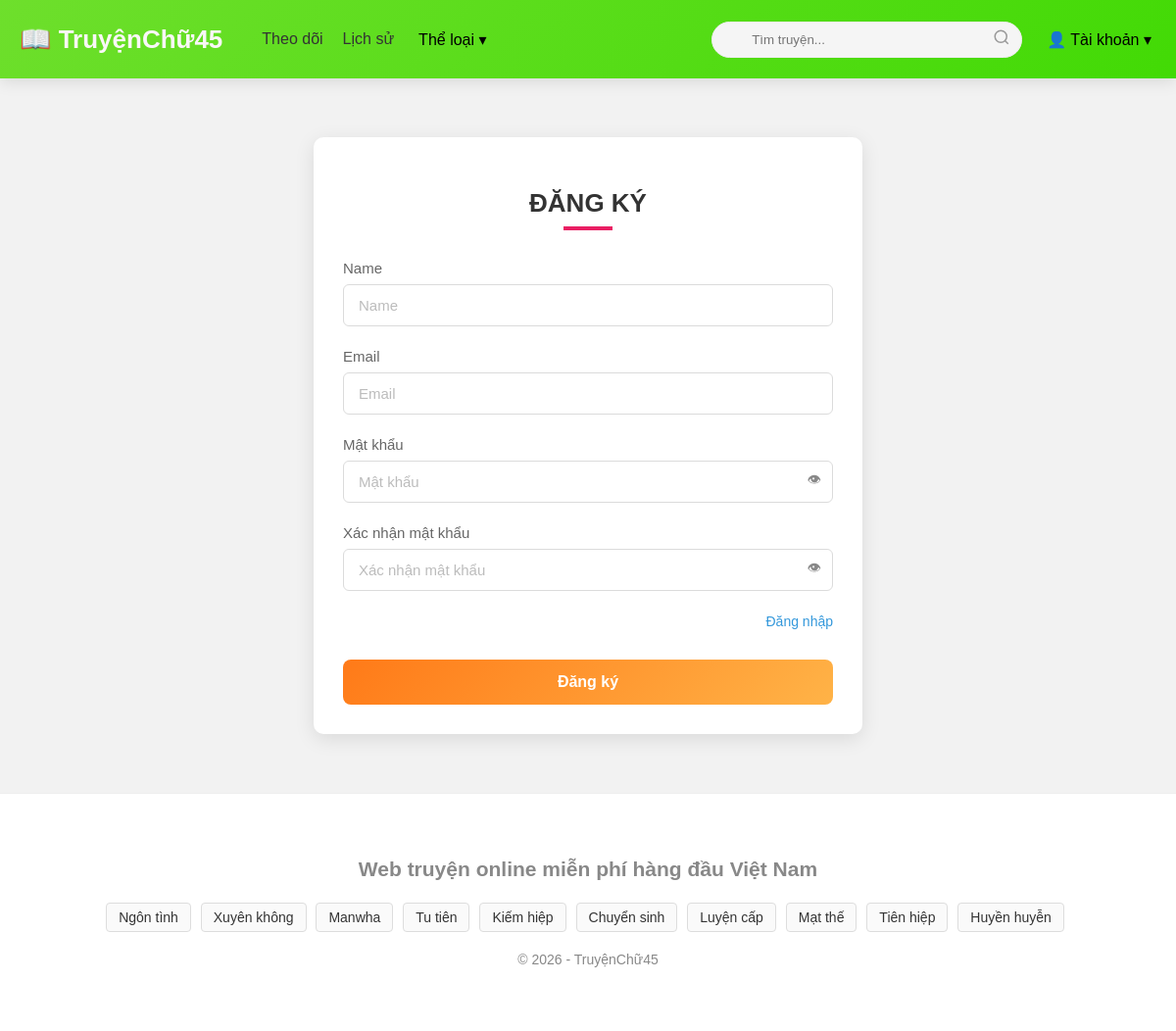
Screenshot of /register/ with the database file from the repository.
### stories/models.py (models this page shows, shortened)
class Category(models.Model):
    name = models.CharField(max_length=100, unique=True)
    slug = models.SlugField(unique=True, blank=True, null=True)
    description = models.TextField(blank=True)

### stories/views.py (the view)
# urls.py: path('register/', views.register_view, name='register'),
def register_view(request):
    if request.method == "POST":
        form = UserCreationForm(request.POST)
        if form.is_valid():
            form.save()
            messages.success(request, "Đăng ký thành công!")
            return redirect("login")
        else:
            messages.error(request, "Đăng ký thất bại!")
    else:
        form = UserCreationForm()
    return render(request, "stories/register.html", {"form": form})

### stories/context_processors.py (called while the page is built)
def categories_processor(request):
    return {
        'all_categories': Category.objects.all()
    }

### stories/templates/stories/register.html (shortened to what this page needs)
{% extends 'stories/base.html' %}
{% block content %}
<div class="register-wrapper">
    <h2>Đăng ký</h2>
    <form method="post">
        <div class="form-group">
            <label for="id_username">Name</label>
            <input type="text" name="username" id="id_username" placeholder="Name" required autofocus>
        </div>
        <div class="form-group">
            <label for="id_email">Email</label>
            <input type="email" name="email" id="id_email" placeholder="Email" required>
        </div>
        <div class="form-group">
            <label>Mật khẩu</label>
            <div style="position: relative;">
                <input type="password" name="password1" id="password1" placeholder="Mật khẩu" required>
                <span onclick="togglePassword('password1')"
                    style="position:absolute; right:12px; top:50%; transform:translateY(-50%); font-size:14px; color:#888;" >
                    👁
                </span>
            </div>
        </div>
        <div class="form-group">
            <label>Xác nhận mật khẩu</label>
            <div style="position: relative;">
                <input type="password" name="password2" id="password2" placeholder="Xác nhận mật khẩu" required>
                <span onclick="togglePassword('password2')"
                    style="position:absolute; right:12px; top:50%; transform:translateY(-50%); font-size:14px; color:#888;">
                    👁
                </span>
            </div>
        </div>
        <div class="auth-navigation">
            <a href="{% url 'login' %}">Đăng nhập</a>
        </div>
        <button type="submit" class="btn-submit-yellow">Đăng ký</button>
    </form>
</div>
{% endblock %}

### stories/templates/stories/base.html (shortened to what this page needs)
<!DOCTYPE html>
<html lang="vi">
<head>
</head>
<body>
<div class="header">
    <div class="header-inner">
        <a href="{% url 'story_list' %}" class="logo">📖 TruyệnChữ45</a>
        <nav class="menu">
            <a href="{% url 'followed_stories' %}">Theo dõi</a>
            <a href="{% url 'reading_history' %}">Lịch sử</a>
            <div class="mega-dropdown">
                <span class="mega-title">Thể loại ▾</span>
            </div>
        </nav>
        <form id="search-form" action="{% url 'search_stories' %}" method="GET" class="search-form">
            <div class="search-wrapper">
                <input
                    type="text"
                    name="q"
                    id="search-input"
                    placeholder="Tìm truyện..."
                    value="{{ request.GET.q }}"
                >
                <div class="search-icon" id="search-btn">
                    <svg xmlns="http://www.w3.org/2000/svg"
                        width="18" height="18"
                        viewBox="0 0 24 24"
                        fill="none"
                        stroke="currentColor"
                        stroke-width="2">
                        <circle cx="11" cy="11" r="8"></circle>
                        <line x1="21" y1="21" x2="16.65" y2="16.65"></line>
                    </svg>
                </div>
            </div>
        </form>
        <div class="account mega-dropdown">
            <span class="mega-title">👤 Tài khoản ▾</span>
        </div>
    </div> </div>
<div class="container">
    {% block content %}{% endblock %}
</div>
<footer class="site-intro">
    <div class="container">
        <h2>Web truyện online miễn phí hàng đầu Việt Nam</h2>
        <div class="tag-list">
            {% for cat in all_categories|slice:":10" %}
                <a href="{% url 'category' cat.slug %}">{{ cat.name }}</a>
            {% endfor %}
        </div>
        <p style="margin-top: 20px;">© 2026 - TruyệnChữ45</p>
    </div>
</footer>
</body>
</html>

### stories/templates/stories/base.html (style rules this page uses)
body { margin: 0;font-family: Arial, Helvetica, sans-serif;background: #f2f2f2; }
.header { background: linear-gradient(135deg, #6edf2c, #42da05); backdrop-filter: blur(10px); border-bottom: none; box-shadow: 0 4px 15px rgba(0,0,0,0.1); position: sticky; top: 0; z-index: 2000; }
.header-inner { max-width: 1200px;margin: auto;display: flex;align-items: center;padding: 10px 20px;height: 60px; }
.logo { font-size: 26px;font-weight: bold;color: #f9f7f7;margin-right: 40px;text-decoration: none;white-space: nowrap; }
.menu { display: flex;align-items: center;gap: 20px; }
.menu a { color: #333;font-weight: 500;text-decoration: none; }
.search-form { margin-left: auto;margin-right: 20px; }
.search-wrapper { position: relative; }
.search-wrapper input { padding: 10px 15px 10px 40px;width: 260px;border: 1px solid #eee;border-radius: 25px; background: #f5f5f5;outline: none;transition: 0.2s; }
.search-icon { position: absolute;right: 12px;top: 50%;transform: translateY(-50%);color: #999; }
.mega-dropdown { position: relative;z-index: 1000; }
.mega-title { cursor: pointer;padding: 10px 5px;font-weight: 500; }
.container { max-width: 1200px;margin: 25px auto;padding: 0 20px; }
footer { text-align: center;color: #888;padding: 30px;font-size: 14px; }
.site-intro { background: #fff;padding: 40px 0;border-top: 1px solid #eee;margin-top: 50px; }
.tag-list a { display: inline-block;margin: 5px 6px 0 0;padding: 6px 12px;border: 1px solid #ddd; border-radius: 4px;text-decoration: none;font-size: 14px;color: #333;background: #fafafa; }

### stories/templates/stories/register.html (style rules this page uses)
.register-wrapper { max-width: 500px; margin: 60px auto; padding: 30px; background: #fff; border-radius: 10px; box-shadow: 0 5px 20px rgba(0,0,0,0.1); }
.register-wrapper h2 { font-size: 26px; font-weight: 800; text-transform: uppercase; margin-bottom: 30px; color: #333; position: relative; text-align: center; }
.register-wrapper h2::after { content: ""; display: block; width: 50px; height: 4px; background-color: #e91e63; margin: 8px auto 0; }
.form-group { margin-bottom: 22px; }
.form-group label { display: block; font-weight: 500; margin-bottom: 8px; color: #666; font-size: 15px; }
.form-group input { width: 100%; padding: 12px 15px; border: 1px solid #dbdbdb; border-radius: 6px; font-size: 15px; color: #333; box-sizing: border-box; background-color: #fff; transition: border-color 0.2s; }
.form-group input::placeholder { color: #bcbcbc; }
.auth-navigation { text-align: right; margin-bottom: 20px; }
.auth-navigation a { color: #3498db; text-decoration: none; font-size: 14px; }
.btn-submit-yellow { width: 100%; padding: 14px; background: linear-gradient(135deg, #ff7a18, #ffb347); border: none; border-radius: 8px; font-weight: bold; font-size: 16px; color: white; cursor: pointer; transition: 0.3s; margin-top: 10px; }
.form-group { width: 100%; }
.form-group input { width: 100%; }

### rows the page displays
Category: name "Ngôn tình"
Category: name "Xuyên không"
Category: name "Manwha"
Category: name "Tu tiên"
Category: name "Kiếm hiệp"
Category: name "Chuyển sinh"
Category: name "Luyện cấp"
Category: name "Mạt thế"
Category: name "Tiên hiệp"
Category: name "Huyền huyễn"
